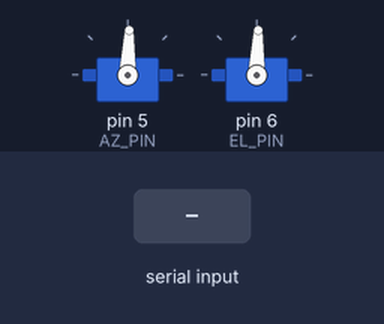
This sketch was run on a simulated Arduino Uno, built with avr-gcc and run on an emulated ATmega328P. Shown: 2 × servo. The test bench sets the inputs (shaded band). What the sketch prints to the serial monitor is not drawn.

Above: at 1.2 s.
1.3 s: "AZ\n" received over Serial
2.8 s: "EL\n" received over Serial
Timing chart, 0 to 5.8 s (numbered marks = the images above; inputs shaded):
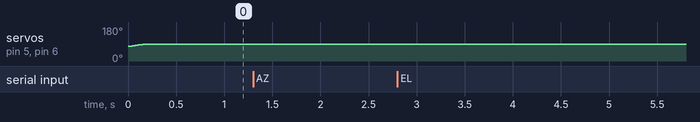

The sketch:

rotator.ino
```cpp
// Servo az/el rotator for Gpredict, Arduino Uno + Hitec HS-311 servos
//
// Speaks the EasyComm II protocol over USB serial at 9600 baud, so Hamlib's
// rotctld can drive it and Gpredict can talk to rotctld.
//
// Wiring:
//   Azimuth servo signal   -> pin 5   (your current test servo)
//   Elevation servo signal -> pin 6   (add later; fine to leave unconnected)
//   Servo red wires        -> power bank +5V
//   Servo black wires      -> Uno GND
//   Power bank black       -> Uno GND
//
// Flip mode: hobby servos only turn about 180 degrees. With FLIP_MODE on,
// azimuths past 180 are reached by turning azimuth to (az - 180) and tilting
// elevation past straight up (180 - el). That covers the whole sky, and
// Gpredict can treat the rotator as a full 0-360 azimuth unit.
//
// Note: don't open the Arduino Serial Monitor while rotctld is running;
// only one program can use the port at a time.

#include <Servo.h>

const int AZ_PIN = 5;
const int EL_PIN = 6;
const bool FLIP_MODE = true;

// Calibrated pulse widths for 0 and 180 degrees on each servo.
int azMinUs = 550;
int azMaxUs = 2350;
int elMinUs = 550;
int elMaxUs = 2350;

const int STEP_US = 10;               // pulse change per step
const unsigned long STEP_MS = 15;     // time between steps (raise to slow down)

Servo azServo;
Servo elServo;

int azUs = 1350, elUs = 1350;         // start slightly off-center so boot is a small move
int azTargetUs = 1350, elTargetUs = 1350;
float reportedAz = 0, reportedEl = 0; // position in Gpredict's terms
unsigned long lastStep = 0;

char buf[64];
int bufLen = 0;

int degToUs(float deg, int minUs, int maxUs) {
  deg = constrain(deg, 0, 180);
  return minUs + (long)((maxUs - minUs) * deg / 180.0);
}

void setPosition(float az, float el) {
  az = fmod(az, 360.0);
  if (az < 0) az += 360.0;
  el = constrain(el, 0, 90);
  reportedAz = az;
  reportedEl = el;

  float servoAz = az;
  float servoEl = el;
  if (FLIP_MODE && az > 180.0) {
    servoAz = az - 180.0;
    servoEl = 180.0 - el;
  } else if (!FLIP_MODE && az > 180.0) {
    servoAz = 180.0;  // can't reach it; go as far as possible
  }

  azTargetUs = degToUs(servoAz, azMinUs, azMaxUs);
  elTargetUs = degToUs(servoEl, elMinUs, elMaxUs);
}

int stepToward(int current, int target) {
  if (abs(target - current) <= STEP_US) return target;
  return current + (target > current ? STEP_US : -STEP_US);
}

// Returns true and sets *value if a number follows the 2-letter tag at p.
bool readNumberAfter(const char *p, float *value) {
  const char *n = p + 2;
  if (isdigit(*n) || *n == '-' || *n == '.' || *n == '+') {
    *value = atof(n);
    return true;
  }
  return false;
}

void handleCommand(char *cmd) {
  char *az = strstr(cmd, "AZ");
  char *el = strstr(cmd, "EL");

  if (az || el) {
    float newAz = reportedAz, newEl = reportedEl;
    bool hasAz = az && readNumberAfter(az, &newAz);
    bool hasEl = el && readNumberAfter(el, &newEl);

    if (hasAz || hasEl) {
      setPosition(newAz, newEl);
    } else {
      // Position query. Hamlib may ask "AZ EL" together, or "AZ" and "EL"
      // separately, so answer only what was asked.
      if (az && el) {
        Serial.print("AZ");
        Serial.print(reportedAz, 1);
        Serial.print(" EL");
        Serial.print(reportedEl, 1);
      } else if (az) {
        Serial.print("AZ");
        Serial.print(reportedAz, 1);
      } else {
        Serial.print("EL");
        Serial.print(reportedEl, 1);
      }
      Serial.print("\n");
    }
  }
  // Other EasyComm commands (stop, version, etc.) are ignored.
}

void setup() {
  Serial.begin(9600);
  azServo.attach(AZ_PIN);
  elServo.attach(EL_PIN);
  azServo.writeMicroseconds(azUs);
  elServo.writeMicroseconds(elUs);

  // Park: azimuth 90, elevation 90 (both servos near center).
  setPosition(90, 90);
}

void loop() {
  while (Serial.available()) {
    char c = Serial.read();
    if (c == '\n' || c == '\r') {
      if (bufLen > 0) {
        buf[bufLen] = '\0';
        handleCommand(buf);
        bufLen = 0;
      }
    } else if (bufLen < (int)sizeof(buf) - 1) {
      buf[bufLen++] = toupper(c);
    }
  }

  if (millis() - lastStep >= STEP_MS) {
    lastStep = millis();
    azUs = stepToward(azUs, azTargetUs);
    elUs = stepToward(elUs, elTargetUs);
    azServo.writeMicroseconds(azUs);
    elServo.writeMicroseconds(elUs);
  }
}
```

Measured:
- after the input at 1.3 s, every drawn part: stays the same
- after the input at 2.8 s, every drawn part: stays the same
